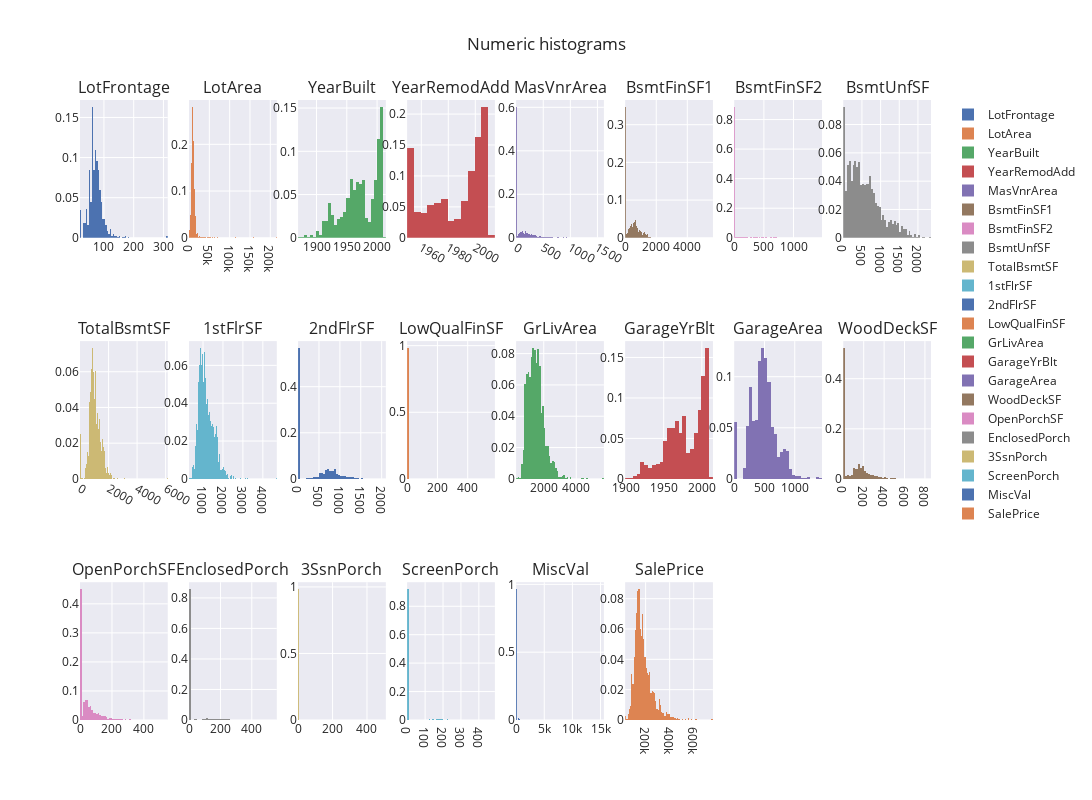

Write notebook code for a chart like this one.
### Code cell
_num_features = num_features(houses_raw_df)
plot_hist(data=houses_raw_df, features=_num_features, title="Numeric histograms")

# Имеются признаки в которых более 80% наблюдений сосредоточно в одном бине. Хочется посмотреть есть ли в них польза
# В тот раз я их бездумно удалил, сейчас понимаю что выбросы могли просто сильно сжать первый бин, за которым может
# скрываться вполне нормальное распределение

### Figure 1 — Plotly figure (JSON) as saved in the notebook; plotly's stock layout.template omitted (floating-point values rounded to 4 significant figures; data arrays with more than 128 entries replaced by an {"elided": "..."} marker saying what was removed)
{"data": [{"histnorm": "probability", "name": "LotFrontage", "type": "histogram", "x": {"elided": "1460 int values"}, "xaxis": "x", "yaxis": "y"}, {"histnorm": "probability", "name": "LotArea", "type": "histogram", "x": {"elided": "1460 int values"}, "xaxis": "x2", "yaxis": "y2"}, {"histnorm": "probability", "name": "YearBuilt", "type": "histogram", "x": {"elided": "1460 int values"}, "xaxis": "x3", "yaxis": "y3"}, {"histnorm": "probability", "name": "YearRemodAdd", "type": "histogram", "x": {"elided": "1460 int values"}, "xaxis": "x4", "yaxis": "y4"}, {"histnorm": "probability", "name": "MasVnrArea", "type": "histogram", "x": {"elided": "1460 int values"}, "xaxis": "x5", "yaxis": "y5"}, {"histnorm": "probability", "name": "BsmtFinSF1", "type": "histogram", "x": {"elided": "1460 int values"}, "xaxis": "x6", "yaxis": "y6"}, {"histnorm": "probability", "name": "BsmtFinSF2", "type": "histogram", "x": {"elided": "1460 int values"}, "xaxis": "x7", "yaxis": "y7"}, {"histnorm": "probability", "name": "BsmtUnfSF", "type": "histogram", "x": {"elided": "1460 int values"}, "xaxis": "x8", "yaxis": "y8"}, {"histnorm": "probability", "name": "TotalBsmtSF", "type": "histogram", "x": {"elided": "1460 int values"}, "xaxis": "x9", "yaxis": "y9"}, {"histnorm": "probability", "name": "1stFlrSF", "type": "histogram", "x": {"elided": "1460 int values"}, "xaxis": "x10", "yaxis": "y10"}, {"histnorm": "probability", "name": "2ndFlrSF", "type": "histogram", "x": {"elided": "1460 int values"}, "xaxis": "x11", "yaxis": "y11"}, {"histnorm": "probability", "name": "LowQualFinSF", "type": "histogram", "x": {"elided": "1460 int values"}, "xaxis": "x12", "yaxis": "y12"}, {"histnorm": "probability", "name": "GrLivArea", "type": "histogram", "x": {"elided": "1460 int values"}, "xaxis": "x13", "yaxis": "y13"}, {"histnorm": "probability", "name": "GarageYrBlt", "type": "histogram", "x": {"elided": "1460 int values"}, "xaxis": "x14", "yaxis": "y14"}, {"histnorm": "probability", "name": "GarageArea", "type": "histogram", "x": {"elided": "1460 int values"}, "xaxis": "x15", "yaxis": "y15"}, {"histnorm": "probability", "name": "WoodDeckSF", "type": "histogram", "x": {"elided": "1460 int values"}, "xaxis": "x16", "yaxis": "y16"}, {"histnorm": "probability", "name": "OpenPorchSF", "type": "histogram", "x": {"elided": "1460 int values"}, "xaxis": "x17", "yaxis": "y17"}, {"histnorm": "probability", "name": "EnclosedPorch", "type": "histogram", "x": {"elided": "1460 int values"}, "xaxis": "x18", "yaxis": "y18"}, {"histnorm": "probability", "name": "3SsnPorch", "type": "histogram", "x": {"elided": "1460 int values"}, "xaxis": "x19", "yaxis": "y19"}, {"histnorm": "probability", "name": "ScreenPorch", "type": "histogram", "x": {"elided": "1460 int values"}, "xaxis": "x20", "yaxis": "y20"}, {"histnorm": "probability", "name": "MiscVal", "type": "histogram", "x": {"elided": "1460 int values"}, "xaxis": "x21", "yaxis": "y21"}, {"histnorm": "probability", "name": "SalePrice", "type": "histogram", "x": {"elided": "1460 int values"}, "xaxis": "x22", "yaxis": "y22"}], "layout": {"annotations": [{"font": {"size": 16}, "showarrow": false, "text": "LotFrontage", "x": 0.05156, "xanchor": "center", "xref": "paper", "y": 1, "yanchor": "bottom", "yref": "paper"}, {"font": {"size": 16}, "showarrow": false, "text": "LotArea", "x": 0.1797, "xanchor": "center", "xref": "paper", "y": 1, "yanchor": "bottom", "yref": "paper"}, {"font": {"size": 16}, "showarrow": false, "text": "YearBuilt", "x": 0.3078, "xanchor": "center", "xref": "paper", "y": 1, "yanchor": "bottom", "yref": "paper"}, {"font": {"size": 16}, "showarrow": false, "text": "YearRemodAdd", "x": 0.4359, "xanchor": "center", "xref": "paper", "y": 1, "yanchor": "bottom", "yref": "paper"}, {"font": {"size": 16}, "showarrow": false, "text": "MasVnrArea", "x": 0.5641, "xanchor": "center", "xref": "paper", "y": 1, "yanchor": "bottom", "yref": "paper"}, {"font": {"size": 16}, "showarrow": false, "text": "BsmtFinSF1", "x": 0.6922, "xanchor": "center", "xref": "paper", "y": 1, "yanchor": "bottom", "yref": "paper"}, {"font": {"size": 16}, "showarrow": false, "text": "BsmtFinSF2", "x": 0.8203, "xanchor": "center", "xref": "paper", "y": 1, "yanchor": "bottom", "yref": "paper"}, {"font": {"size": 16}, "showarrow": false, "text": "BsmtUnfSF", "x": 0.9484, "xanchor": "center", "xref": "paper", "y": 1, "yanchor": "bottom", "yref": "paper"}, {"font": {"size": 16}, "showarrow": false, "text": "TotalBsmtSF", "x": 0.05156, "xanchor": "center", "xref": "paper", "y": 0.6111, "yanchor": "bottom", "yref": "paper"}, {"font": {"size": 16}, "showarrow": false, "text": "1stFlrSF", "x": 0.1797, "xanchor": "center", "xref": "paper", "y": 0.6111, "yanchor": "bottom", "yref": "paper"}, {"font": {"size": 16}, "showarrow": false, "text": "2ndFlrSF", "x": 0.3078, "xanchor": "center", "xref": "paper", "y": 0.6111, "yanchor": "bottom", "yref": "paper"}, {"font": {"size": 16}, "showarrow": false, "text": "LowQualFinSF", "x": 0.4359, "xanchor": "center", "xref": "paper", "y": 0.6111, "yanchor": "bottom", "yref": "paper"}, {"font": {"size": 16}, "showarrow": false, "text": "GrLivArea", "x": 0.5641, "xanchor": "center", "xref": "paper", "y": 0.6111, "yanchor": "bottom", "yref": "paper"}, {"font": {"size": 16}, "showarrow": false, "text": "GarageYrBlt", "x": 0.6922, "xanchor": "center", "xref": "paper", "y": 0.6111, "yanchor": "bottom", "yref": "paper"}, {"font": {"size": 16}, "showarrow": false, "text": "GarageArea", "x": 0.8203, "xanchor": "center", "xref": "paper", "y": 0.6111, "yanchor": "bottom", "yref": "paper"}, {"font": {"size": 16}, "showarrow": false, "text": "WoodDeckSF", "x": 0.9484, "xanchor": "center", "xref": "paper", "y": 0.6111, "yanchor": "bottom", "yref": "paper"}, {"font": {"size": 16}, "showarrow": false, "text": "OpenPorchSF", "x": 0.05156, "xanchor": "center", "xref": "paper", "y": 0.2222, "yanchor": "bottom", "yref": "paper"}, {"font": {"size": 16}, "showarrow": false, "text": "EnclosedPorch", "x": 0.1797, "xanchor": "center", "xref": "paper", "y": 0.2222, "yanchor": "bottom", "yref": "paper"}, {"font": {"size": 16}, "showarrow": false, "text": "3SsnPorch", "x": 0.3078, "xanchor": "center", "xref": "paper", "y": 0.2222, "yanchor": "bottom", "yref": "paper"}, {"font": {"size": 16}, "showarrow": false, "text": "ScreenPorch", "x": 0.4359, "xanchor": "center", "xref": "paper", "y": 0.2222, "yanchor": "bottom", "yref": "paper"}, {"font": {"size": 16}, "showarrow": false, "text": "MiscVal", "x": 0.5641, "xanchor": "center", "xref": "paper", "y": 0.2222, "yanchor": "bottom", "yref": "paper"}, {"font": {"size": 16}, "showarrow": false, "text": "SalePrice", "x": 0.6922, "xanchor": "center", "xref": "paper", "y": 0.2222, "yanchor": "bottom", "yref": "paper"}], "height": 800, "title": {"text": "Numeric histograms"}, "width": 3200, "xaxis": {"anchor": "y", "domain": [0, 0.1031]}, "xaxis10": {"anchor": "y10", "domain": [0.1281, 0.2312]}, "xaxis11": {"anchor": "y11", "domain": [0.2562, 0.3594]}, "xaxis12": {"anchor": "y12", "domain": [0.3844, 0.4875]}, "xaxis13": {"anchor": "y13", "domain": [0.5125, 0.6156]}, "xaxis14": {"anchor": "y14", "domain": [0.6406, 0.7438]}, "xaxis15": {"anchor": "y15", "domain": [0.7688, 0.8719]}, "xaxis16": {"anchor": "y16", "domain": [0.8969, 1]}, "xaxis17": {"anchor": "y17", "domain": [0, 0.1031]}, "xaxis18": {"anchor": "y18", "domain": [0.1281, 0.2312]}, "xaxis19": {"anchor": "y19", "domain": [0.2562, 0.3594]}, "xaxis2": {"anchor": "y2", "domain": [0.1281, 0.2312]}, "xaxis20": {"anchor": "y20", "domain": [0.3844, 0.4875]}, "xaxis21": {"anchor": "y21", "domain": [0.5125, 0.6156]}, "xaxis22": {"anchor": "y22", "domain": [0.6406, 0.7438]}, "xaxis23": {"anchor": "y23", "domain": [0.7688, 0.8719]}, "xaxis24": {"anchor": "y24", "domain": [0.8969, 1]}, "xaxis3": {"anchor": "y3", "domain": [0.2562, 0.3594]}, "xaxis4": {"anchor": "y4", "domain": [0.3844, 0.4875]}, "xaxis5": {"anchor": "y5", "domain": [0.5125, 0.6156]}, "xaxis6": {"anchor": "y6", "domain": [0.6406, 0.7438]}, "xaxis7": {"anchor": "y7", "domain": [0.7688, 0.8719]}, "xaxis8": {"anchor": "y8", "domain": [0.8969, 1]}, "xaxis9": {"anchor": "y9", "domain": [0, 0.1031]}, "yaxis": {"anchor": "x", "domain": [0.7778, 1]}, "yaxis10": {"anchor": "x10", "domain": [0.3889, 0.6111]}, "yaxis11": {"anchor": "x11", "domain": [0.3889, 0.6111]}, "yaxis12": {"anchor": "x12", "domain": [0.3889, 0.6111]}, "yaxis13": {"anchor": "x13", "domain": [0.3889, 0.6111]}, "yaxis14": {"anchor": "x14", "domain": [0.3889, 0.6111]}, "yaxis15": {"anchor": "x15", "domain": [0.3889, 0.6111]}, "yaxis16": {"anchor": "x16", "domain": [0.3889, 0.6111]}, "yaxis17": {"anchor": "x17", "domain": [0, 0.2222]}, "yaxis18": {"anchor": "x18", "domain": [0, 0.2222]}, "yaxis19": {"anchor": "x19", "domain": [0, 0.2222]}, "yaxis2": {"anchor": "x2", "domain": [0.7778, 1]}, "yaxis20": {"anchor": "x20", "domain": [0, 0.2222]}, "yaxis21": {"anchor": "x21", "domain": [0, 0.2222]}, "yaxis22": {"anchor": "x22", "domain": [0, 0.2222]}, "yaxis23": {"anchor": "x23", "domain": [0, 0.2222]}, "yaxis24": {"anchor": "x24", "domain": [0, 0.2222]}, "yaxis3": {"anchor": "x3", "domain": [0.7778, 1]}, "yaxis4": {"anchor": "x4", "domain": [0.7778, 1]}, "yaxis5": {"anchor": "x5", "domain": [0.7778, 1]}, "yaxis6": {"anchor": "x6", "domain": [0.7778, 1]}, "yaxis7": {"anchor": "x7", "domain": [0.7778, 1]}, "yaxis8": {"anchor": "x8", "domain": [0.7778, 1]}, "yaxis9": {"anchor": "x9", "domain": [0.3889, 0.6111]}}}
